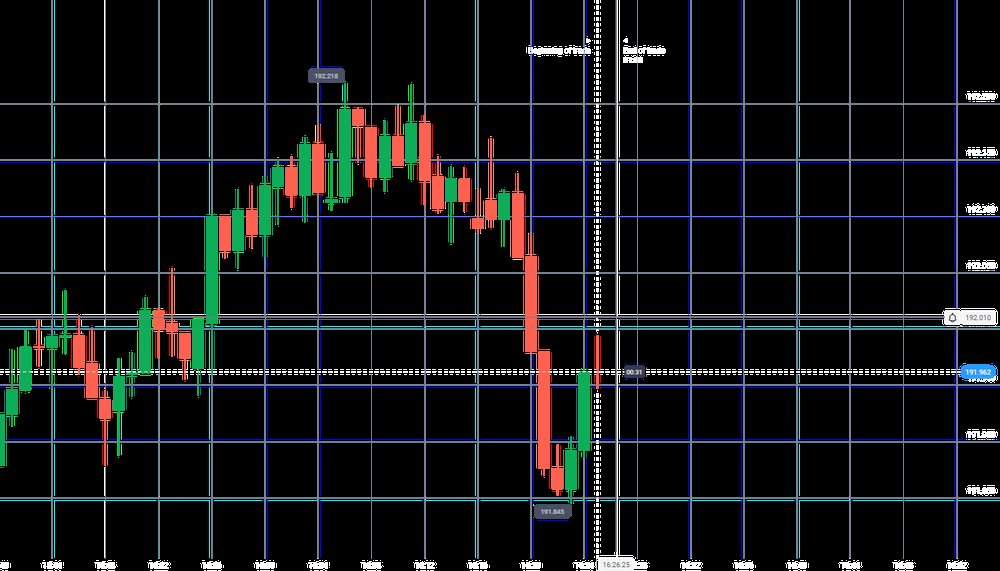
#> input picture HeikanAshiStratOcman(updated)/download.png, 1000 x 571 px, shrunk from 1560 x 890 before the run
$ python Letsgo.py
#> lines starting #> are read from the running program, lines starting #| are printed output that depends on the picture; after the words box and inside, x2 and y2 are one past the last pixel; in counts of white or black regions, pixels touching at a corner belong together
# [59 lines of commented-out code are left out]


import cv2
import numpy as np
import matplotlib.pyplot as plt

# Load the image using OpenCV
image_path = 'download.png'
image = cv2.imread(image_path)
#> image is the input picture: shape (571, 1000, 3); mean B, G, R 23.7, 22.2, 19.3

# Check if the image is loaded successfully
if image is None:
    raise ValueError(f"Image not found at {image_path}")

# Convert the image to RGB format
image_rgb = cv2.cvtColor(image, cv2.COLOR_BGR2RGB)

# Define the RGB ranges for green and red candles
# Adjusted slightly to cover a broader range
red_lower = np.array([240, 80, 70])
red_upper = np.array([255, 115, 100])

green_lower = np.array([10, 160, 70])
green_upper = np.array([30, 190, 100])

# Create masks for red and green candles
mask_red = cv2.inRange(image_rgb, red_lower, red_upper)
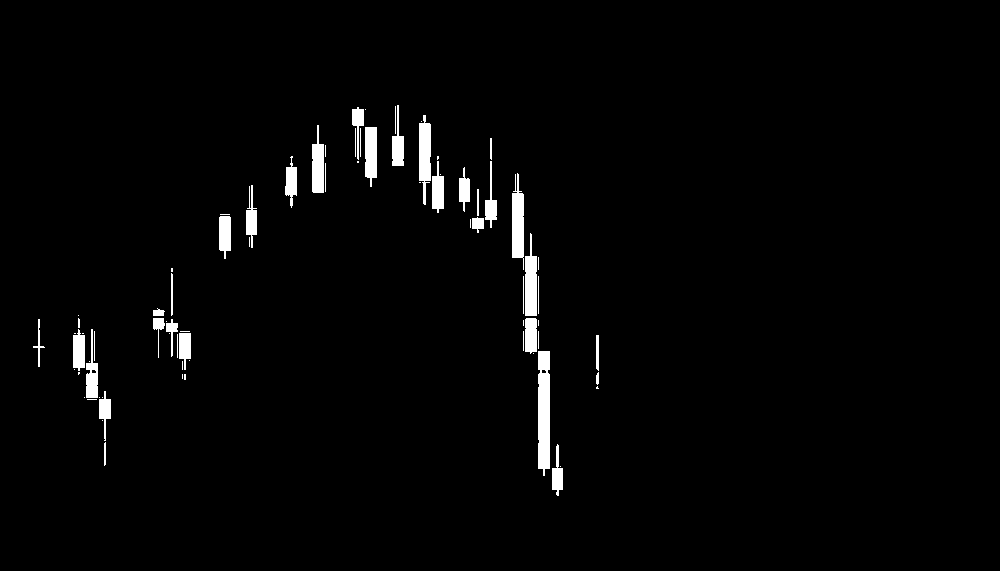
#> mask_red: shape (571, 1000); 2% white; 77 white regions (37 under 20 px), largest, box (x1, y1, x2, y2) and area: (538, 351, 550, 476) 1399, (512, 173, 524, 270) 852, (419, 115, 431, 205) 784
mask_green = cv2.inRange(image_rgb, green_lower, green_upper)
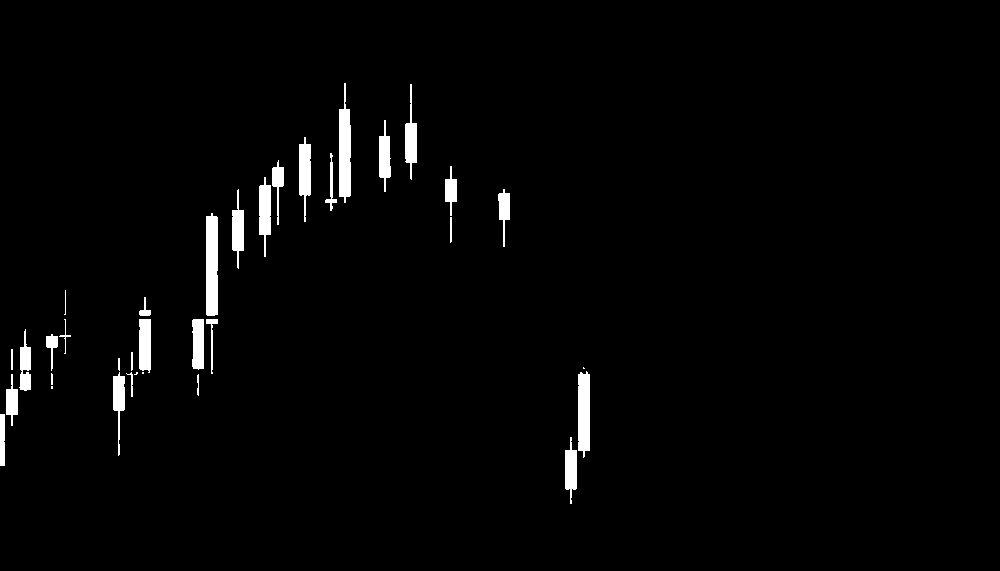
#> mask_green: shape (571, 1000); 2% white; 35 white regions (4 under 20 px)

# Find contours for the red and green candles
contours_red, _ = cv2.findContours(mask_red, cv2.RETR_EXTERNAL, cv2.CHAIN_APPROX_SIMPLE)
#> contours_red = 77 contours, 46 with area under 20; largest, box (x1, y1, x2, y2) and area: (538, 351, 550, 476) 1274, (512, 173, 524, 270) 726, (419, 115, 431, 205) 680, (525, 233, 537, 316) 668, (365, 127, 377, 187) 556
contours_green, _ = cv2.findContours(mask_green, cv2.RETR_EXTERNAL, cv2.CHAIN_APPROX_SIMPLE)
#> contours_green = 35 contours, 10 with area under 20; largest, box (x1, y1, x2, y2) and area: (206, 213, 218, 316) 1086, (339, 83, 351, 203) 969, (578, 371, 590, 458) 850, (299, 137, 311, 222) 588, (259, 177, 271, 257) 568

# Filter out small contours to avoid noise
contours_red = [c for c in contours_red if cv2.contourArea(c) > 50]
#> contours_red = 26 contours; largest, box (x1, y1, x2, y2) and area: (538, 351, 550, 476) 1274, (512, 173, 524, 270) 726, (419, 115, 431, 205) 680, (525, 233, 537, 316) 668, (365, 127, 377, 187) 556
contours_green = [c for c in contours_green if cv2.contourArea(c) > 50]
#> contours_green = 22 contours; largest, box (x1, y1, x2, y2) and area: (206, 213, 218, 316) 1086, (339, 83, 351, 203) 969, (578, 371, 590, 458) 850, (299, 137, 311, 222) 588, (259, 177, 271, 257) 568

# Draw rectangles for the red candles
for contour in contours_red:
    x, y, w, h = cv2.boundingRect(contour)
    cv2.rectangle(image_rgb, (x, y), (x+w, y+h), (255, 0, 0), 2)  # Blue rectangle for clarity
#> this loop made 26 passes
#> (x, y, w, h) on passes 1, 2, 3, 5, 6, 7, 8, 9, 10, 11, 12, 13: (552, 444, 11, 52), (99, 391, 12, 50), (538, 351, 12, 125), (179, 333, 12, 37), (86, 329, 12, 69), (73, 329, 12, 42), (166, 319, 12, 38), (33, 319, 12, 48), (525, 318, 12, 36), (153, 318, 12, 40), (153, 308, 12, 8), (525, 233, 12, 83)
#> (contour, x, y, w, h) on pass 4: ([[596, 335], [596, 368], [598, 370], [598, 335]], 596, 335, 3, 36)
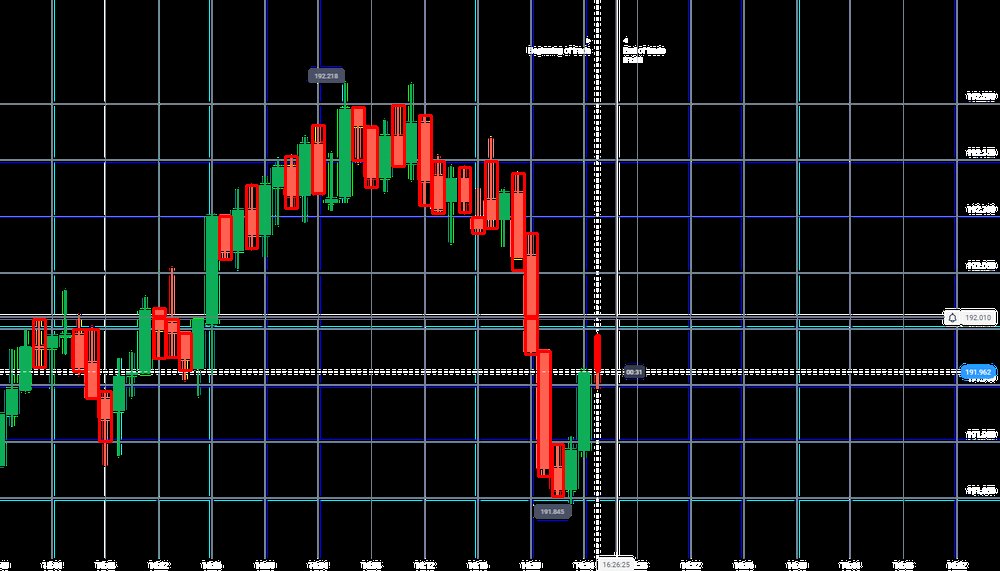
#> image_rgb: shape (571, 1000, 3); mean R, G, B 21.9, 21.4, 23

# Draw rectangles for the green candles
for contour in contours_green:
    x, y, w, h = cv2.boundingRect(contour)
    cv2.rectangle(image_rgb, (x, y), (x+w, y+h), (0, 255, 0), 2)  # Green rectangle
#> this loop made 22 passes
#> (x, y, w, h) on passes 1 to 12: (565, 437, 12, 67), (0, 414, 5, 52), (6, 374, 12, 52), (113, 372, 12, 84), (578, 371, 12, 87), (46, 334, 12, 37), (19, 329, 12, 62), (206, 319, 12, 55), (192, 319, 12, 51), (139, 319, 12, 54), (139, 297, 12, 19), (206, 213, 12, 103)
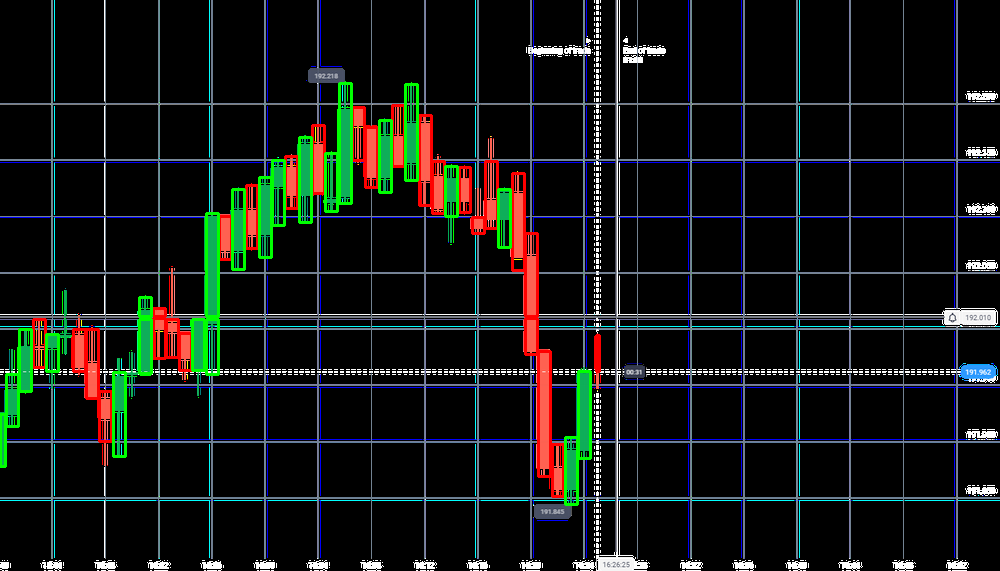
#> image_rgb: shape (571, 1000, 3); 1.73% of pixels changed, all inside (x1, y1, x2, y2) = (0, 82, 592, 506)

# Display the image with highlighted green and red candles
plt.figure(figsize=(10, 8))
plt.imshow(image_rgb)
plt.title("Specific Green and Red Candles Detected")
plt.show()

# Count the number of detected green and red candles
num_red_candles = len(contours_red)
#> num_red_candles = 26
num_green_candles = len(contours_green)
#> num_green_candles = 22

# Determine the last candle's color based on X position
if contours_green and contours_red:
    last_green = max(cv2.boundingRect(c)[0] for c in contours_green)
#> last_green = 578
    last_red = max(cv2.boundingRect(c)[0] for c in contours_red)
#> last_red = 596
    last_candle_color = "green" if last_green > last_red else "red"
#> last_candle_color = 'red'
elif contours_green:
    last_candle_color = "green"
elif contours_red:
    last_candle_color = "red"
else:
    last_candle_color = "unknown"

# Print the results
print(f"Detected {num_green_candles} green candles and {num_red_candles} red candles.")
#| Detected 22 green candles and 26 red candles.
print(f"Last Candle Color: {last_candle_color}")
#| Last Candle Color: red

# this sees very accurate
